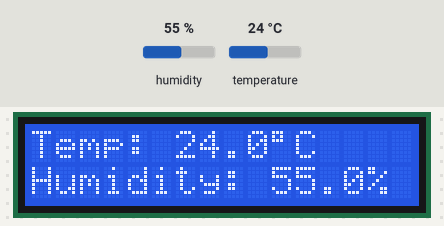
This sketch was run on a simulated Arduino Uno, built with avr-gcc and run on an emulated ATmega328P. Parts: 16×2 character LCD. Inputs (shaded band) come from the test bench; at power-on: humidity 55 %, temperature 24 °C. What the sketch prints to the serial monitor is not drawn.

Above: at 5.6 s.
5.7 s: humidity set to 22 %
At 10.9 s:
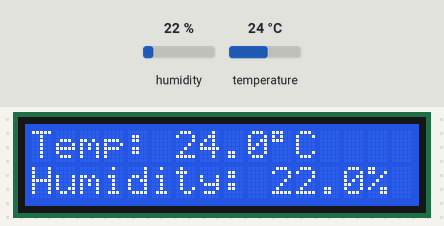
13.2 s: temperature set to 12 °C
At 15.9 s:
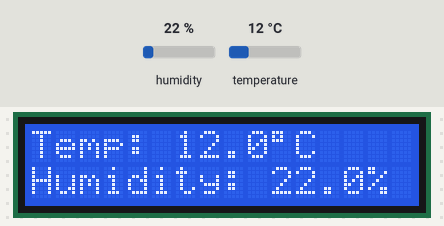
20.7 s: humidity set to 40 %
At 25.7 s:
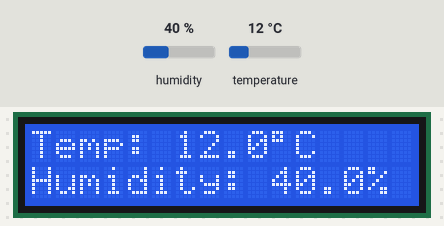
28.2 s: temperature set to 19 °C
At 30.6 s:
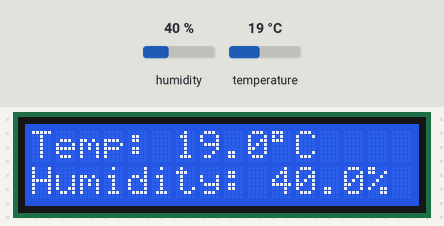
Timing chart, 0 to 32.1 s (numbered marks = the images above; inputs shaded):
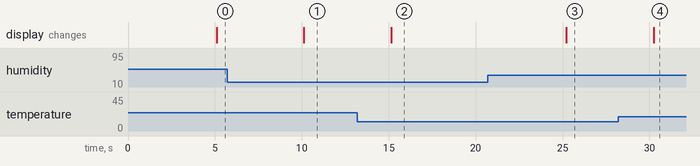

Measured:
- after the input at 5.7 s, the display: changes after 4.4 s (image 1)
- after the input at 13.2 s, the display: changes after 2.0 s (image 2)
- after the input at 20.7 s, the display: changes after 4.5 s (image 3)
- after the input at 28.2 s, the display: changes after 2.0 s (image 4)

The sketch:

dht11_arduino.ino
```cpp
#include <LiquidCrystal.h>
#include <DHT_U.h>
#include <DHT.h>

// LCD pins <--> Arduino pins
const int RS = 11, EN = 12, D4 = 2, D5 = 3, D6 = 4, D7 = 5;
LiquidCrystal lcd(RS, EN, D4, D5, D6, D7);

// #define DHT11_PIN 7
int sensePin = A0; // Read DHT sensor data at analog pin A0
#define DHTTYPE DHT11
DHT dht(sensePin, DHTTYPE);

void setup() {
  // put your setup code here, to run once:
  Serial.begin(9600);
  dht.begin();
  lcd.begin(16, 2);
}

void loop() {
  delay(5000);
  // Reading temperature or humidity takes about 250 milliseconds!
  // Sensor readings may also be up to 2 seconds 'old' (its a very slow sensor)
  float h = dht.readHumidity();
  // Read temperature as Celsius (the default)
  float t = dht.readTemperature();

  lcd.clear();

  // Check if any reads failed and exit early (to try again).
  if (isnan(h) || isnan(t)) {
    Serial.println(F("Failed to read from DHT sensor!"));
    lcd.print("Failed");
    return;
  }

  Serial.print("Temp: "); Serial.println(t);
  Serial.print("Humidity: "); Serial.println(h);

  lcd.setCursor(0,0);
  lcd.print("Temp: ");
  lcd.print(String(t, 1));
  lcd.print((char)223);
  lcd.print("C");
  lcd.setCursor(0,1);
  lcd.print("Humidity: ");
  lcd.print(String(h, 1));
  lcd.print("%");
}
```
